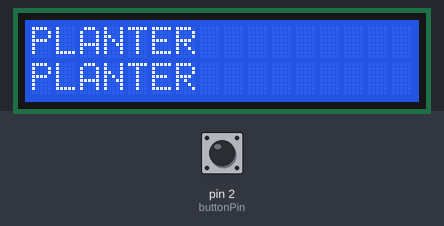
The sketch below on a simulated Arduino Uno, built with avr-gcc and run on an emulated ATmega328P. Parts: 16×2 character LCD. The test bench sets the inputs (shaded band); at power-on: pin 2 (buttonPin) LOW. WiFi joins after 1.5 s; servers stay silent unless stated; not simulated (calls return 0 or success): passwords.h.

Above: at 3.0 s.
3.1 s: pin 2 (buttonPin) pulled HIGH for 2.35 s
At 4.07 s:
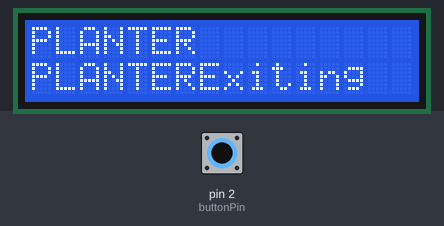
6.9 s: pin 2 (buttonPin) driven HIGH
At 7.94 s:
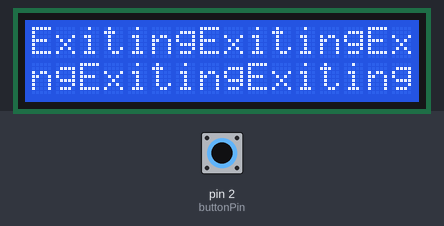
11.7 s: pin 2 (buttonPin) pulsed LOW 2 times (0.12 s each, 0.3 s apart)
At 12.3 s:
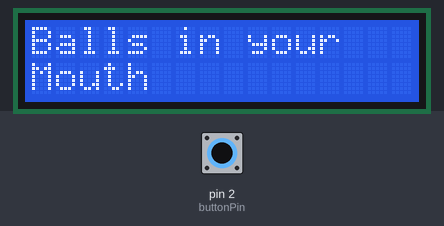

Measured:
- after the input at 3.1 s, the display: changes after 0.82 s (image 1)
- after the input at 6.9 s, the display: first changes after 0.60 s (image 2 shows a later state)
- after the input at 11.7 s, the display: first differs from a run without the input at once (image 3)

The sketch:

esp_test.ino
```cpp
#define BLYNK_TEMPLATE_ID           "TMPL2eRLZ3I_-"
#define BLYNK_TEMPLATE_NAME         "Quickstart Device"
#define BLYNK_AUTH_TOKEN            "10qHSXj4L1k_CwFgO4PuH8KElGy1jHOj"

#define BLYNK_PRINT Serial


#include <ESP8266_Lib.h>
#include <BlynkSimpleShieldEsp8266.h>
#include <Wire.h>
#include <LiquidCrystal_I2C.h>
#include "passwords.h"

LiquidCrystal_I2C lcd(0x27, 16, 2);

// Your WiFi credentials.
// Set password to "" for open networks.
char ssid[] = WIFI_SSID;
char pass[] = WIFI_PASSWORD;

// Hardware Serial
#include <SoftwareSerial.h>
SoftwareSerial EspSerial(3, 4); // RX, TX

#define ESP8266_BAUD 115200

ESP8266 wifi(&EspSerial);

const int buttonPin = 2;

void setup()
{
  // Debug console
  pinMode(buttonPin, INPUT);
  lcd.begin();
  lcd.backlight();

  Serial.begin(9600);

  // Set ESP8266 baud rate
  EspSerial.begin(ESP8266_BAUD);
  delay(10);

  Blynk.begin(BLYNK_AUTH_TOKEN, wifi, ssid, pass);
}

void loop()
{
  int buttonState = digitalRead(buttonPin);
  if (buttonState == HIGH){
    lcd.print("Exiting");
    digitalWrite(9, HIGH);
    return;
  }
  Blynk.run();
  lcd.clear();
  lcd.print("Balls in your");
  lcd.setCursor(0,1);
  lcd.print("Mouth");
  delay(1000);
  lcd.clear();
  lcd.print("PLANTER");
  lcd.setCursor(0,1);
  lcd.print("PLANTER");
  delay(1000);

}
```
